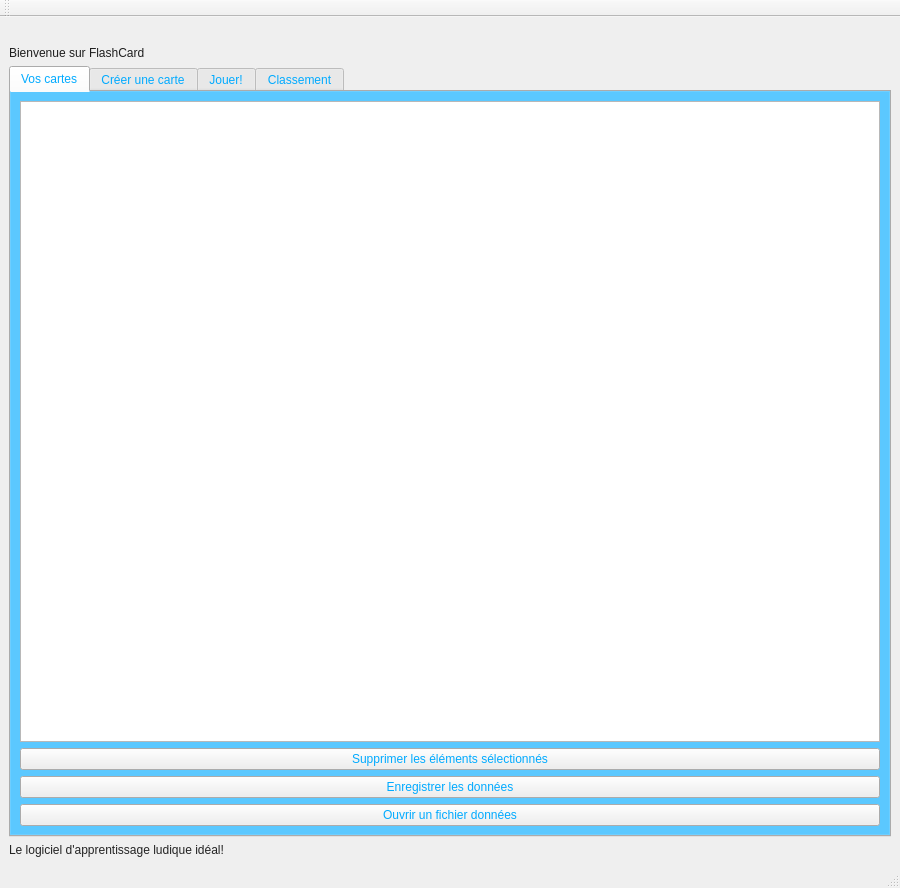
<?xml version="1.0" encoding="UTF-8"?>
<ui version="4.0">
 <class>MainWindow</class>
 <widget class="QMainWindow" name="MainWindow">
  <property name="geometry">
   <rect>
    <x>0</x>
    <y>0</y>
    <width>900</width>
    <height>888</height>
   </rect>
  </property>
  <property name="minimumSize">
   <size>
    <width>900</width>
    <height>0</height>
   </size>
  </property>
  <property name="windowTitle">
   <string>MainWindow</string>
  </property>
  <widget class="QWidget" name="centralwidget">
   <layout class="QVBoxLayout" name="verticalLayout_2">
    <item>
     <layout class="QVBoxLayout" name="verticalLayout">
      <item>
       <widget class="QLabel" name="label_3">
        <property name="minimumSize">
         <size>
          <width>100</width>
          <height>0</height>
         </size>
        </property>
        <property name="maximumSize">
         <size>
          <width>16777215</width>
          <height>120</height>
         </size>
        </property>
        <property name="text">
         <string/>
        </property>
        <property name="pixmap">
         <pixmap>bon-usage-reseaux-sociaux-communication-financiere-F.jpg</pixmap>
        </property>
        <property name="scaledContents">
         <bool>false</bool>
        </property>
        <property name="alignment">
         <set>Qt::AlignCenter</set>
        </property>
       </widget>
      </item>
      <item>
       <widget class="QLabel" name="label">
        <property name="styleSheet">
         <string notr="true">color: rgb(30, 30, 30);
font: 75 14pt &quot;MS Shell Dlg 2&quot;;</string>
        </property>
        <property name="text">
         <string>Bienvenue sur FlashCard</string>
        </property>
        <property name="textFormat">
         <enum>Qt::AutoText</enum>
        </property>
        <property name="margin">
         <number>0</number>
        </property>
        <property name="indent">
         <number>-1</number>
        </property>
       </widget>
      </item>
      <item>
       <widget class="QTabWidget" name="tabWidget">
        <property name="palette">
         <palette>
          <active>
           <colorrole role="WindowText">
            <brush brushstyle="SolidPattern">
             <color alpha="255">
              <red>0</red>
              <green>170</green>
              <blue>255</blue>
             </color>
            </brush>
           </colorrole>
           <colorrole role="Button">
            <brush brushstyle="SolidPattern">
             <color alpha="255">
              <red>0</red>
              <green>170</green>
              <blue>255</blue>
             </color>
            </brush>
           </colorrole>
           <colorrole role="Text">
            <brush brushstyle="SolidPattern">
             <color alpha="255">
              <red>0</red>
              <green>170</green>
              <blue>255</blue>
             </color>
            </brush>
           </colorrole>
           <colorrole role="ButtonText">
            <brush brushstyle="SolidPattern">
             <color alpha="255">
              <red>0</red>
              <green>170</green>
              <blue>255</blue>
             </color>
            </brush>
           </colorrole>
          </active>
          <inactive>
           <colorrole role="WindowText">
            <brush brushstyle="SolidPattern">
             <color alpha="255">
              <red>0</red>
              <green>170</green>
              <blue>255</blue>
             </color>
            </brush>
           </colorrole>
           <colorrole role="Button">
            <brush brushstyle="SolidPattern">
             <color alpha="255">
              <red>0</red>
              <green>170</green>
              <blue>255</blue>
             </color>
            </brush>
           </colorrole>
           <colorrole role="Text">
            <brush brushstyle="SolidPattern">
             <color alpha="255">
              <red>0</red>
              <green>170</green>
              <blue>255</blue>
             </color>
            </brush>
           </colorrole>
           <colorrole role="ButtonText">
            <brush brushstyle="SolidPattern">
             <color alpha="255">
              <red>0</red>
              <green>170</green>
              <blue>255</blue>
             </color>
            </brush>
           </colorrole>
          </inactive>
          <disabled>
           <colorrole role="WindowText">
            <brush brushstyle="SolidPattern">
             <color alpha="255">
              <red>0</red>
              <green>170</green>
              <blue>255</blue>
             </color>
            </brush>
           </colorrole>
           <colorrole role="Button">
            <brush brushstyle="SolidPattern">
             <color alpha="255">
              <red>0</red>
              <green>170</green>
              <blue>255</blue>
             </color>
            </brush>
           </colorrole>
           <colorrole role="Text">
            <brush brushstyle="SolidPattern">
             <color alpha="255">
              <red>0</red>
              <green>170</green>
              <blue>255</blue>
             </color>
            </brush>
           </colorrole>
           <colorrole role="ButtonText">
            <brush brushstyle="SolidPattern">
             <color alpha="255">
              <red>0</red>
              <green>170</green>
              <blue>255</blue>
             </color>
            </brush>
           </colorrole>
          </disabled>
         </palette>
        </property>
        <property name="styleSheet">
         <string notr="true">color: rgb(0, 170, 255);
font: 75 10pt &quot;MS Shell Dlg 2&quot;;</string>
        </property>
        <property name="currentIndex">
         <number>0</number>
        </property>
        <widget class="QWidget" name="tab">
         <attribute name="title">
          <string>Vos cartes</string>
         </attribute>
         <layout class="QVBoxLayout" name="verticalLayout_6">
          <item>
           <widget class="QTableWidget" name="tableWidget"/>
          </item>
          <item>
           <widget class="QPushButton" name="btnSupprimer">
            <property name="text">
             <string>Supprimer les éléments sélectionnés</string>
            </property>
           </widget>
          </item>
          <item>
           <widget class="QPushButton" name="btnEnregistrer">
            <property name="text">
             <string>Enregistrer les données</string>
            </property>
           </widget>
          </item>
          <item>
           <widget class="QPushButton" name="btnOuvrir">
            <property name="text">
             <string>Ouvrir un fichier données</string>
            </property>
           </widget>
          </item>
         </layout>
        </widget>
        <widget class="QWidget" name="tab_2">
         <attribute name="title">
          <string>Créer une carte</string>
         </attribute>
         <layout class="QVBoxLayout" name="verticalLayout_5">
          <item>
           <layout class="QVBoxLayout" name="verticalLayout_4">
            <item>
             <layout class="QFormLayout" name="formLayout">
              <property name="sizeConstraint">
               <enum>QLayout::SetDefaultConstraint</enum>
              </property>
              <item row="1" column="1">
               <widget class="QLabel" name="label_6">
                <property name="font">
                 <font>
                  <family>MS Shell Dlg 2</family>
                  <pointsize>10</pointsize>
                  <weight>9</weight>
                  <italic>false</italic>
                  <bold>false</bold>
                 </font>
                </property>
                <property name="text">
                 <string>&lt;html&gt;&lt;head/&gt;&lt;body&gt;&lt;p&gt;&lt;span style=&quot; font-size:16pt;&quot;&gt;Ajouter une carte&lt;/span&gt;&lt;/p&gt;&lt;/body&gt;&lt;/html&gt;</string>
                </property>
               </widget>
              </item>
              <item row="2" column="0">
               <widget class="QLabel" name="label_13">
                <property name="text">
                 <string>Item</string>
                </property>
               </widget>
              </item>
              <item row="2" column="1">
               <widget class="QLineEdit" name="item"/>
              </item>
              <item row="3" column="0">
               <widget class="QLabel" name="label3">
                <property name="text">
                 <string>Date importante</string>
                </property>
               </widget>
              </item>
              <item row="3" column="1">
               <widget class="QLineEdit" name="date"/>
              </item>
              <item row="4" column="0">
               <widget class="QLabel" name="label_10">
                <property name="text">
                 <string>Ecart de tolérance (années)</string>
                </property>
               </widget>
              </item>
              <item row="4" column="1">
               <widget class="QLineEdit" name="tolerance"/>
              </item>
              <item row="5" column="0">
               <widget class="QLabel" name="label2">
                <property name="text">
                 <string>Ere historique</string>
                </property>
               </widget>
              </item>
              <item row="5" column="1">
               <widget class="QComboBox" name="erehistorique">
                <item>
                 <property name="text">
                  <string/>
                 </property>
                </item>
                <item>
                 <property name="text">
                  <string>Autre</string>
                 </property>
                </item>
                <item>
                 <property name="text">
                  <string>Antiquité</string>
                 </property>
                </item>
                <item>
                 <property name="text">
                  <string>Préhistoire</string>
                 </property>
                </item>
                <item>
                 <property name="text">
                  <string>Renaissance</string>
                 </property>
                </item>
                <item>
                 <property name="text">
                  <string>Temps moderne</string>
                 </property>
                </item>
                <item>
                 <property name="text">
                  <string>Epoque contemporaine</string>
                 </property>
                </item>
                <item>
                 <property name="text">
                  <string>Moyen-Âge</string>
                 </property>
                </item>
               </widget>
              </item>
              <item row="6" column="0">
               <widget class="QLabel" name="label_7">
                <property name="text">
                 <string>Protagoniste</string>
                </property>
               </widget>
              </item>
              <item row="6" column="1">
               <widget class="QLineEdit" name="protagoniste"/>
              </item>
              <item row="7" column="0">
               <widget class="QLabel" name="label_8">
                <property name="text">
                 <string>Aire géographique</string>
                </property>
               </widget>
              </item>
              <item row="7" column="1">
               <widget class="QComboBox" name="airegeographique">
                <item>
                 <property name="text">
                  <string/>
                 </property>
                </item>
                <item>
                 <property name="text">
                  <string>Europe</string>
                 </property>
                </item>
                <item>
                 <property name="text">
                  <string>Asie</string>
                 </property>
                </item>
                <item>
                 <property name="text">
                  <string>Amérique</string>
                 </property>
                </item>
                <item>
                 <property name="text">
                  <string>Afrique</string>
                 </property>
                </item>
                <item>
                 <property name="text">
                  <string>Océanie</string>
                 </property>
                </item>
                <item>
                 <property name="text">
                  <string>Antartique</string>
                 </property>
                </item>
               </widget>
              </item>
              <item row="8" column="0">
               <widget class="QLabel" name="label_11">
                <property name="text">
                 <string>Rubrique</string>
                </property>
               </widget>
              </item>
              <item row="8" column="1">
               <widget class="QComboBox" name="rubrique">
                <item>
                 <property name="text">
                  <string/>
                 </property>
                </item>
                <item>
                 <property name="text">
                  <string>Personnage</string>
                 </property>
                </item>
                <item>
                 <property name="text">
                  <string>Evenement</string>
                 </property>
                </item>
                <item>
                 <property name="text">
                  <string>Lieu</string>
                 </property>
                </item>
               </widget>
              </item>
              <item row="9" column="0">
               <widget class="QLabel" name="label_9">
                <property name="text">
                 <string>Détails</string>
                </property>
               </widget>
              </item>
              <item row="9" column="1">
               <widget class="QLineEdit" name="details"/>
              </item>
              <item row="10" column="0">
               <widget class="QLabel" name="label_14">
                <property name="text">
                 <string>Sources</string>
                </property>
               </widget>
              </item>
              <item row="10" column="1">
               <widget class="QLineEdit" name="sources"/>
              </item>
              <item row="11" column="0">
               <widget class="QLabel" name="label_15">
                <property name="text">
                 <string>Enjeux</string>
                </property>
               </widget>
              </item>
              <item row="11" column="1">
               <widget class="QLineEdit" name="enjeux"/>
              </item>
              <item row="12" column="0">
               <widget class="QLabel" name="label_16">
                <property name="text">
                 <string>Auteur du doc</string>
                </property>
               </widget>
              </item>
              <item row="12" column="1">
               <widget class="QLineEdit" name="auteur"/>
              </item>
              <item row="13" column="1">
               <widget class="QPushButton" name="btnSelectImage">
                <property name="text">
                 <string>Cliquez pour sélectionner une image (jpg)</string>
                </property>
               </widget>
              </item>
              <item row="15" column="1">
               <widget class="QPushButton" name="btnAjouter">
                <property name="text">
                 <string>Ajouter</string>
                </property>
               </widget>
              </item>
              <item row="16" column="1">
               <widget class="QLabel" name="resultat">
                <property name="text">
                 <string/>
                </property>
               </widget>
              </item>
              <item row="13" column="0">
               <widget class="QLabel" name="label_18">
                <property name="text">
                 <string>Image d'illustration :</string>
                </property>
               </widget>
              </item>
              <item row="14" column="1">
               <widget class="QLabel" name="visualisation_image">
                <property name="text">
                 <string/>
                </property>
               </widget>
              </item>
             </layout>
            </item>
           </layout>
          </item>
         </layout>
        </widget>
        <widget class="QWidget" name="tab_3">
         <attribute name="title">
          <string>Jouer!</string>
         </attribute>
         <layout class="QVBoxLayout" name="verticalLayout_3">
          <item>
           <layout class="QVBoxLayout" name="verticalLayout_filtre">
            <item>
             <widget class="QLabel" name="label_4">
              <property name="styleSheet">
               <string notr="true">color: rgb(30, 30, 30);
font: 75 14pt &quot;MS Shell Dlg 2&quot;;</string>
              </property>
              <property name="text">
               <string>Jouer à FlashCard</string>
              </property>
              <property name="textFormat">
               <enum>Qt::AutoText</enum>
              </property>
              <property name="margin">
               <number>0</number>
              </property>
              <property name="indent">
               <number>-1</number>
              </property>
             </widget>
            </item>
            <item>
             <widget class="QLabel" name="label_5">
              <property name="styleSheet">
               <string notr="true">color: rgb(35, 35, 35);
font: 25 9pt &quot;Verdana Pro Cond Light&quot;;</string>
              </property>
              <property name="text">
               <string>Choisissez ci-dessous votre paquet de cartes</string>
              </property>
              <property name="margin">
               <number>1</number>
              </property>
              <property name="buddy">
               <cstring>toutes_les_cartes</cstring>
              </property>
             </widget>
            </item>
            <item>
             <layout class="QHBoxLayout" name="horizontalLayout_3">
              <item>
               <widget class="QRadioButton" name="toutes_les_cartes">
                <property name="enabled">
                 <bool>true</bool>
                </property>
                <property name="sizePolicy">
                 <sizepolicy hsizetype="Fixed" vsizetype="Minimum">
                  <horstretch>0</horstretch>
                  <verstretch>0</verstretch>
                 </sizepolicy>
                </property>
                <property name="font">
                 <font>
                  <family>MS Shell Dlg 2</family>
                  <pointsize>10</pointsize>
                  <weight>9</weight>
                  <italic>false</italic>
                  <bold>false</bold>
                 </font>
                </property>
                <property name="mouseTracking">
                 <bool>true</bool>
                </property>
                <property name="contextMenuPolicy">
                 <enum>Qt::DefaultContextMenu</enum>
                </property>
                <property name="text">
                 <string>Jouer avec toutes les cartes</string>
                </property>
                <property name="checked">
                 <bool>true</bool>
                </property>
               </widget>
              </item>
              <item>
               <widget class="QRadioButton" name="filtrer_les_cartes">
                <property name="text">
                 <string>Filtrer les cartes</string>
                </property>
               </widget>
              </item>
             </layout>
            </item>
            <item>
             <spacer name="verticalSpacer_4">
              <property name="orientation">
               <enum>Qt::Vertical</enum>
              </property>
              <property name="sizeHint" stdset="0">
               <size>
                <width>20</width>
                <height>40</height>
               </size>
              </property>
             </spacer>
            </item>
            <item>
             <widget class="Line" name="line_3">
              <property name="orientation">
               <enum>Qt::Horizontal</enum>
              </property>
             </widget>
            </item>
            <item>
             <layout class="QHBoxLayout" name="horizontalLayout_6">
              <item>
               <spacer name="horizontalSpacer">
                <property name="orientation">
                 <enum>Qt::Horizontal</enum>
                </property>
                <property name="sizeHint" stdset="0">
                 <size>
                  <width>40</width>
                  <height>20</height>
                 </size>
                </property>
               </spacer>
              </item>
              <item>
               <widget class="QLabel" name="label_12">
                <property name="sizePolicy">
                 <sizepolicy hsizetype="Preferred" vsizetype="Minimum">
                  <horstretch>0</horstretch>
                  <verstretch>0</verstretch>
                 </sizepolicy>
                </property>
                <property name="font">
                 <font>
                  <family>MS Shell Dlg 2</family>
                  <pointsize>10</pointsize>
                  <weight>9</weight>
                  <italic>false</italic>
                  <bold>false</bold>
                 </font>
                </property>
                <property name="styleSheet">
                 <string notr="true"/>
                </property>
                <property name="text">
                 <string>Rubrique :</string>
                </property>
                <property name="buddy">
                 <cstring>toutes_les_cartes</cstring>
                </property>
               </widget>
              </item>
              <item>
               <spacer name="horizontalSpacer_5">
                <property name="orientation">
                 <enum>Qt::Horizontal</enum>
                </property>
                <property name="sizeHint" stdset="0">
                 <size>
                  <width>40</width>
                  <height>20</height>
                 </size>
                </property>
               </spacer>
              </item>
             </layout>
            </item>
            <item>
             <layout class="QHBoxLayout" name="horizontalLayout_4">
              <item>
               <widget class="QCheckBox" name="filtre_themes">
                <property name="text">
                 <string>Activer le filtre</string>
                </property>
               </widget>
              </item>
              <item>
               <spacer name="horizontalSpacer_8">
                <property name="orientation">
                 <enum>Qt::Horizontal</enum>
                </property>
                <property name="sizeHint" stdset="0">
                 <size>
                  <width>40</width>
                  <height>20</height>
                 </size>
                </property>
               </spacer>
              </item>
              <item>
               <layout class="QGridLayout" name="gridLayout">
                <property name="sizeConstraint">
                 <enum>QLayout::SetDefaultConstraint</enum>
                </property>
                <item row="3" column="2">
                 <widget class="QCheckBox" name="rivalites">
                  <property name="text">
                   <string>Rivalités</string>
                  </property>
                 </widget>
                </item>
                <item row="4" column="2">
                 <widget class="QCheckBox" name="transports">
                  <property name="text">
                   <string>Transports</string>
                  </property>
                 </widget>
                </item>
                <item row="5" column="1">
                 <widget class="QCheckBox" name="personnage">
                  <property name="text">
                   <string>Personnage</string>
                  </property>
                 </widget>
                </item>
                <item row="2" column="0">
                 <widget class="QCheckBox" name="accord">
                  <property name="sizePolicy">
                   <sizepolicy hsizetype="Minimum" vsizetype="Fixed">
                    <horstretch>0</horstretch>
                    <verstretch>0</verstretch>
                   </sizepolicy>
                  </property>
                  <property name="font">
                   <font>
                    <family>MS Shell Dlg 2</family>
                    <pointsize>10</pointsize>
                    <weight>9</weight>
                    <italic>false</italic>
                    <bold>false</bold>
                   </font>
                  </property>
                  <property name="text">
                   <string>Accord</string>
                  </property>
                 </widget>
                </item>
                <item row="3" column="0">
                 <widget class="QCheckBox" name="architecture">
                  <property name="text">
                   <string>Architecture</string>
                  </property>
                 </widget>
                </item>
                <item row="3" column="1">
                 <widget class="QCheckBox" name="geographie">
                  <property name="text">
                   <string>Geographie</string>
                  </property>
                 </widget>
                </item>
                <item row="5" column="0">
                 <widget class="QCheckBox" name="evenement">
                  <property name="text">
                   <string>Evenement</string>
                  </property>
                 </widget>
                </item>
                <item row="2" column="1">
                 <widget class="QCheckBox" name="fondation">
                  <property name="text">
                   <string>Fondation</string>
                  </property>
                  <property name="autoExclusive">
                   <bool>false</bool>
                  </property>
                 </widget>
                </item>
                <item row="4" column="0">
                 <widget class="QCheckBox" name="culture">
                  <property name="text">
                   <string>Culture</string>
                  </property>
                 </widget>
                </item>
                <item row="4" column="1">
                 <widget class="QCheckBox" name="invention">
                  <property name="text">
                   <string>Invention</string>
                  </property>
                  <property name="autoExclusive">
                   <bool>false</bool>
                  </property>
                 </widget>
                </item>
                <item row="2" column="2">
                 <widget class="QCheckBox" name="religion">
                  <property name="text">
                   <string>Religion</string>
                  </property>
                 </widget>
                </item>
               </layout>
              </item>
              <item>
               <spacer name="horizontalSpacer_3">
                <property name="orientation">
                 <enum>Qt::Horizontal</enum>
                </property>
                <property name="sizeHint" stdset="0">
                 <size>
                  <width>40</width>
                  <height>20</height>
                 </size>
                </property>
               </spacer>
              </item>
             </layout>
            </item>
            <item>
             <spacer name="verticalSpacer_5">
              <property name="orientation">
               <enum>Qt::Vertical</enum>
              </property>
              <property name="sizeHint" stdset="0">
               <size>
                <width>20</width>
                <height>40</height>
               </size>
              </property>
             </spacer>
            </item>
            <item>
             <widget class="Line" name="line">
              <property name="orientation">
               <enum>Qt::Horizontal</enum>
              </property>
             </widget>
            </item>
            <item>
             <layout class="QHBoxLayout" name="horizontalLayout_7">
              <item>
               <spacer name="horizontalSpacer_6">
                <property name="orientation">
                 <enum>Qt::Horizontal</enum>
                </property>
                <property name="sizeHint" stdset="0">
                 <size>
                  <width>40</width>
                  <height>20</height>
                 </size>
                </property>
               </spacer>
              </item>
              <item>
               <widget class="QLabel" name="label_17">
                <property name="text">
                 <string>Continent :</string>
                </property>
                <property name="buddy">
                 <cstring>toutes_les_cartes</cstring>
                </property>
               </widget>
              </item>
              <item>
               <spacer name="horizontalSpacer_7">
                <property name="orientation">
                 <enum>Qt::Horizontal</enum>
                </property>
                <property name="sizeHint" stdset="0">
                 <size>
                  <width>40</width>
                  <height>20</height>
                 </size>
                </property>
               </spacer>
              </item>
             </layout>
            </item>
            <item>
             <layout class="QHBoxLayout" name="horizontalLayout_5">
              <item>
               <layout class="QGridLayout" name="gridLayout_4">
                <item row="0" column="3">
                 <widget class="QCheckBox" name="europe">
                  <property name="text">
                   <string>Europe</string>
                  </property>
                 </widget>
                </item>
                <item row="2" column="2">
                 <widget class="QCheckBox" name="afrique">
                  <property name="text">
                   <string>Afrique</string>
                  </property>
                 </widget>
                </item>
                <item row="1" column="3">
                 <widget class="QCheckBox" name="amerique_sud">
                  <property name="text">
                   <string>Amerique du Sud</string>
                  </property>
                 </widget>
                </item>
                <item row="1" column="2">
                 <widget class="QCheckBox" name="amerique_nord">
                  <property name="text">
                   <string>Amerique du Nord</string>
                  </property>
                 </widget>
                </item>
                <item row="2" column="3">
                 <widget class="QCheckBox" name="proche_orient">
                  <property name="text">
                   <string>Proche-Orient</string>
                  </property>
                 </widget>
                </item>
                <item row="0" column="2">
                 <widget class="QCheckBox" name="asie">
                  <property name="text">
                   <string>Asie</string>
                  </property>
                 </widget>
                </item>
                <item row="1" column="4">
                 <spacer name="horizontalSpacer_4">
                  <property name="orientation">
                   <enum>Qt::Horizontal</enum>
                  </property>
                  <property name="sizeHint" stdset="0">
                   <size>
                    <width>40</width>
                    <height>20</height>
                   </size>
                  </property>
                 </spacer>
                </item>
                <item row="1" column="1">
                 <spacer name="horizontalSpacer_9">
                  <property name="orientation">
                   <enum>Qt::Horizontal</enum>
                  </property>
                  <property name="sizeHint" stdset="0">
                   <size>
                    <width>40</width>
                    <height>20</height>
                   </size>
                  </property>
                 </spacer>
                </item>
                <item row="1" column="0">
                 <widget class="QCheckBox" name="filtre_continent">
                  <property name="text">
                   <string>Activer le filtre</string>
                  </property>
                 </widget>
                </item>
               </layout>
              </item>
             </layout>
            </item>
            <item>
             <spacer name="verticalSpacer_2">
              <property name="orientation">
               <enum>Qt::Vertical</enum>
              </property>
              <property name="sizeHint" stdset="0">
               <size>
                <width>20</width>
                <height>40</height>
               </size>
              </property>
             </spacer>
            </item>
            <item>
             <widget class="Line" name="line_2">
              <property name="orientation">
               <enum>Qt::Horizontal</enum>
              </property>
             </widget>
            </item>
            <item>
             <spacer name="verticalSpacer_6">
              <property name="orientation">
               <enum>Qt::Vertical</enum>
              </property>
              <property name="sizeHint" stdset="0">
               <size>
                <width>20</width>
                <height>40</height>
               </size>
              </property>
             </spacer>
            </item>
            <item>
             <layout class="QHBoxLayout" name="horizontalLayout">
              <item>
               <spacer name="horizontalSpacer_10">
                <property name="orientation">
                 <enum>Qt::Horizontal</enum>
                </property>
                <property name="sizeHint" stdset="0">
                 <size>
                  <width>40</width>
                  <height>20</height>
                 </size>
                </property>
               </spacer>
              </item>
              <item>
               <widget class="QPushButton" name="btnTout_cocher">
                <property name="sizePolicy">
                 <sizepolicy hsizetype="Expanding" vsizetype="Fixed">
                  <horstretch>0</horstretch>
                  <verstretch>0</verstretch>
                 </sizepolicy>
                </property>
                <property name="minimumSize">
                 <size>
                  <width>0</width>
                  <height>30</height>
                 </size>
                </property>
                <property name="text">
                 <string>Tout Cocher</string>
                </property>
               </widget>
              </item>
              <item>
               <spacer name="horizontalSpacer_2">
                <property name="orientation">
                 <enum>Qt::Horizontal</enum>
                </property>
                <property name="sizeHint" stdset="0">
                 <size>
                  <width>40</width>
                  <height>20</height>
                 </size>
                </property>
               </spacer>
              </item>
              <item>
               <widget class="QPushButton" name="btnTout_decocher">
                <property name="sizePolicy">
                 <sizepolicy hsizetype="Expanding" vsizetype="Fixed">
                  <horstretch>0</horstretch>
                  <verstretch>0</verstretch>
                 </sizepolicy>
                </property>
                <property name="minimumSize">
                 <size>
                  <width>0</width>
                  <height>30</height>
                 </size>
                </property>
                <property name="text">
                 <string>Tout Décocher</string>
                </property>
               </widget>
              </item>
              <item>
               <spacer name="horizontalSpacer_11">
                <property name="orientation">
                 <enum>Qt::Horizontal</enum>
                </property>
                <property name="sizeHint" stdset="0">
                 <size>
                  <width>40</width>
                  <height>20</height>
                 </size>
                </property>
               </spacer>
              </item>
             </layout>
            </item>
            <item>
             <spacer name="verticalSpacer">
              <property name="orientation">
               <enum>Qt::Vertical</enum>
              </property>
              <property name="sizeHint" stdset="0">
               <size>
                <width>20</width>
                <height>40</height>
               </size>
              </property>
             </spacer>
            </item>
            <item>
             <widget class="QPushButton" name="btnJouer">
              <property name="text">
               <string>Jouer!</string>
              </property>
             </widget>
            </item>
           </layout>
          </item>
         </layout>
        </widget>
        <widget class="QWidget" name="tab_4">
         <attribute name="title">
          <string>Classement</string>
         </attribute>
         <layout class="QVBoxLayout" name="verticalLayout_7">
          <item>
           <widget class="QTableWidget" name="classement"/>
          </item>
          <item>
           <widget class="QPushButton" name="btnSupp_classement">
            <property name="text">
             <string>Supprimer les éléments sélectionnés</string>
            </property>
           </widget>
          </item>
         </layout>
        </widget>
       </widget>
      </item>
      <item>
       <widget class="QLabel" name="label_2">
        <property name="sizePolicy">
         <sizepolicy hsizetype="Preferred" vsizetype="Preferred">
          <horstretch>0</horstretch>
          <verstretch>0</verstretch>
         </sizepolicy>
        </property>
        <property name="styleSheet">
         <string notr="true">color: rgb(35, 35, 35);
font: 25 9pt &quot;Verdana Pro Cond Light&quot;;</string>
        </property>
        <property name="text">
         <string>Le logiciel d'apprentissage ludique idéal!</string>
        </property>
        <property name="margin">
         <number>1</number>
        </property>
       </widget>
      </item>
     </layout>
    </item>
   </layout>
  </widget>
  <widget class="QMenuBar" name="menubar">
   <property name="geometry">
    <rect>
     <x>0</x>
     <y>0</y>
     <width>900</width>
     <height>26</height>
    </rect>
   </property>
  </widget>
  <widget class="QStatusBar" name="statusbar"/>
  <widget class="QToolBar" name="toolBar">
   <property name="windowTitle">
    <string>toolBar</string>
   </property>
   <attribute name="toolBarArea">
    <enum>TopToolBarArea</enum>
   </attribute>
   <attribute name="toolBarBreak">
    <bool>false</bool>
   </attribute>
  </widget>
 </widget>
 <tabstops>
  <tabstop>item</tabstop>
  <tabstop>date</tabstop>
  <tabstop>tolerance</tabstop>
  <tabstop>erehistorique</tabstop>
  <tabstop>protagoniste</tabstop>
  <tabstop>airegeographique</tabstop>
  <tabstop>rubrique</tabstop>
  <tabstop>details</tabstop>
  <tabstop>sources</tabstop>
  <tabstop>enjeux</tabstop>
  <tabstop>auteur</tabstop>
  <tabstop>btnSelectImage</tabstop>
  <tabstop>btnAjouter</tabstop>
  <tabstop>tabWidget</tabstop>
  <tabstop>tableWidget</tabstop>
  <tabstop>btnEnregistrer</tabstop>
  <tabstop>btnOuvrir</tabstop>
  <tabstop>toutes_les_cartes</tabstop>
  <tabstop>filtrer_les_cartes</tabstop>
  <tabstop>btnTout_cocher</tabstop>
  <tabstop>btnTout_decocher</tabstop>
  <tabstop>accord</tabstop>
  <tabstop>fondation</tabstop>
  <tabstop>religion</tabstop>
  <tabstop>architecture</tabstop>
  <tabstop>geographie</tabstop>
  <tabstop>rivalites</tabstop>
  <tabstop>culture</tabstop>
  <tabstop>invention</tabstop>
  <tabstop>transports</tabstop>
  <tabstop>evenement</tabstop>
  <tabstop>personnage</tabstop>
  <tabstop>asie</tabstop>
  <tabstop>europe</tabstop>
  <tabstop>amerique_nord</tabstop>
  <tabstop>amerique_sud</tabstop>
  <tabstop>afrique</tabstop>
  <tabstop>proche_orient</tabstop>
 </tabstops>
 <resources/>
 <connections>
  <connection>
   <sender>filtrer_les_cartes</sender>
   <signal>clicked()</signal>
   <receiver>btnTout_decocher</receiver>
   <slot>click()</slot>
   <hints>
    <hint type="sourcelabel">
     <x>494</x>
     <y>343</y>
    </hint>
    <hint type="destinationlabel">
     <x>738</x>
     <y>756</y>
    </hint>
   </hints>
  </connection>
 </connections>
</ui>
